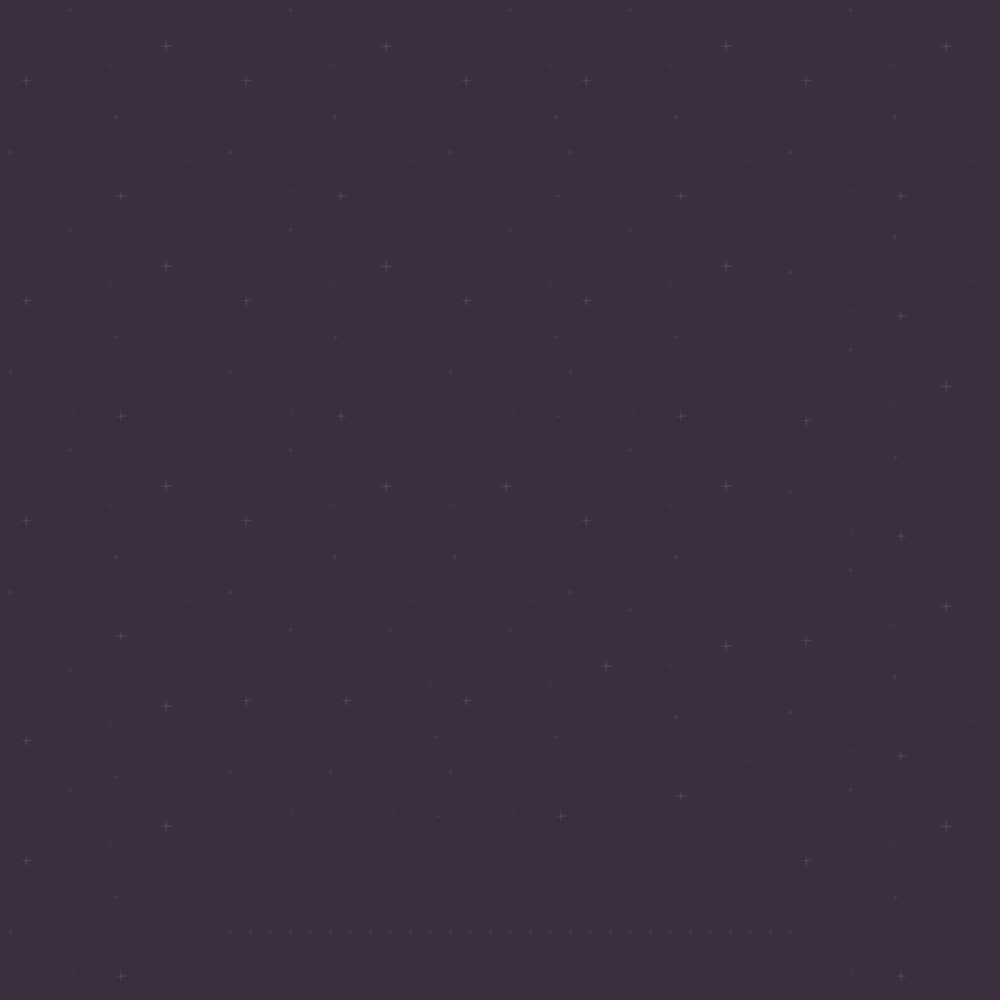

The image is a tile-based game level rendered from a .tmx file. Its description and source (layers, tilesets, objects; grid data summarised) follow:
An orthogonal 50x50 tile map with 20x20 px tiles, 1 tile layer (Tile Layer 1).

<map version="1.0" tiledversion="1.0.3" orientation="orthogonal" renderorder="right-down" width="50" height="50" tilewidth="20" tileheight="20" nextobjectid="1">
 <tileset firstgid="1" source="spaceBackground.tsx" />
 <layer name="Tile Layer 1" width="50" height="50">
  <data>[2500 cells, 2500 non-empty, 121 distinct tile ids]</data>
 </layer>
</map>
